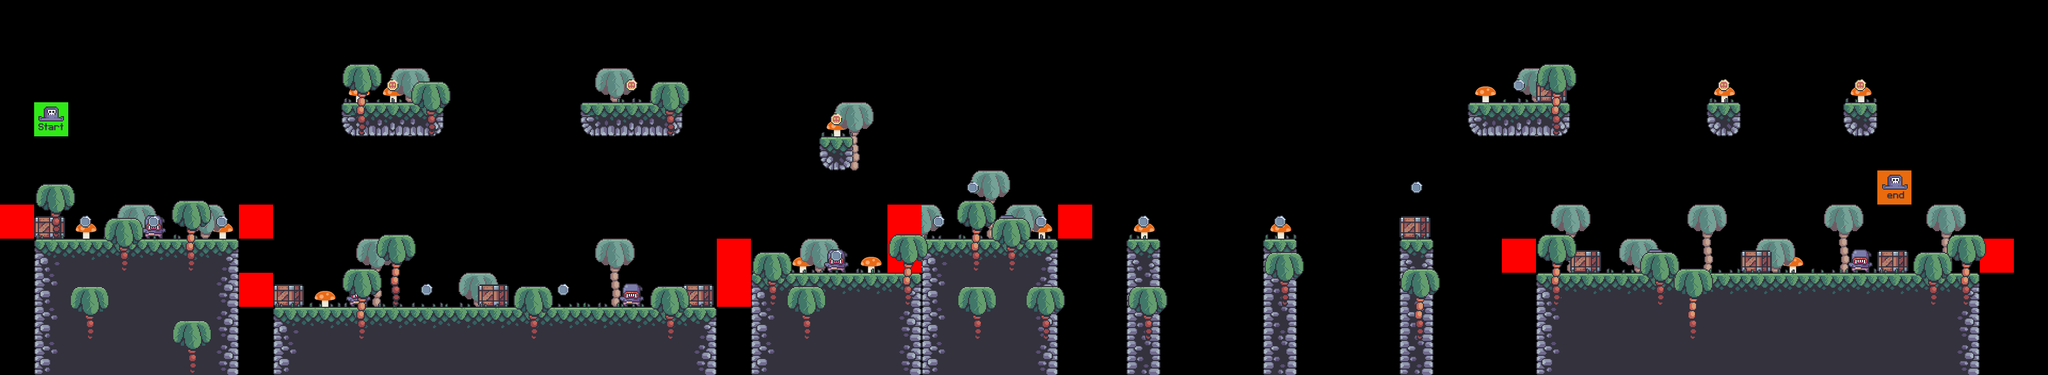

This is a level from a 2D game, rendered from its Tiled map with the project's own tilesets. A one-line summary and the map file follow, with tile-layer data summarised:
An orthogonal 60x11 tile map with 64x64 px tiles, 10 tile layers (mushrooms, bg_palms, terrain, crates, ...), 8 tilesets.

<map version="1.10" tiledversion="1.10.1" orientation="orthogonal" renderorder="right-down" width="60" height="11" tilewidth="64" tileheight="64" infinite="0" nextlayerid="12" nextobjectid="1">
 <editorsettings>
  <export target="../0/level_0.csv" format="csv" />
 </editorsettings>
 <tileset firstgid="1" source="../tilesets/terrain_tiles.tsx" />
 <tileset firstgid="17" source="../tilesets/coin_tiles.tsx" />
 <tileset firstgid="19" source="../tilesets/grass_tiles.tsx" />
 <tileset firstgid="24" source="../tilesets/palms.tsx" />
 <tileset firstgid="27" source="../tilesets/crates.tsx" />
 <tileset firstgid="28" source="../tilesets/player_tiles.tsx" />
 <tileset firstgid="30" source="../tilesets/enemy_tiles.tsx" />
 <tileset firstgid="32" source="../tilesets/mushroom.tsx" />
 <layer id="11" name="mushrooms" width="60" height="11">
  <data>[660 cells, 17 non-empty, 1 distinct tile ids]</data>
 </layer>
 <layer id="5" name="bg_palms" width="60" height="11">
  <data>[660 cells, 19 non-empty, 1 distinct tile ids]</data>
 </layer>
 <layer id="1" name="terrain" width="60" height="11">
  <data>[660 cells, 144 non-empty, 12 distinct tile ids]</data>
 </layer>
 <layer id="6" name="crates" width="60" height="11">
  <data>[660 cells, 10 non-empty, 1 distinct tile ids]</data>
 </layer>
 <layer id="3" name="grass" width="60" height="11">
  <data>[660 cells, 45 non-empty, 5 distinct tile ids]</data>
 </layer>
 <layer id="8" name="enemies" width="60" height="11">
  <data>[660 cells, 7 non-empty, 1 distinct tile ids]</data>
 </layer>
 <layer id="9" name="constraints" width="60" height="11">
  <data>[660 cells, 10 non-empty, 1 distinct tile ids]</data>
 </layer>
 <layer id="4" name="fg_palms" width="60" height="11">
  <data>[660 cells, 28 non-empty, 2 distinct tile ids]</data>
 </layer>
 <layer id="2" name="coins" width="60" height="11">
  <data>[660 cells, 18 non-empty, 2 distinct tile ids]</data>
 </layer>
 <layer id="7" name="player" width="60" height="11">
  <data>[660 cells, 2 non-empty, 2 distinct tile ids]</data>
 </layer>
</map>
